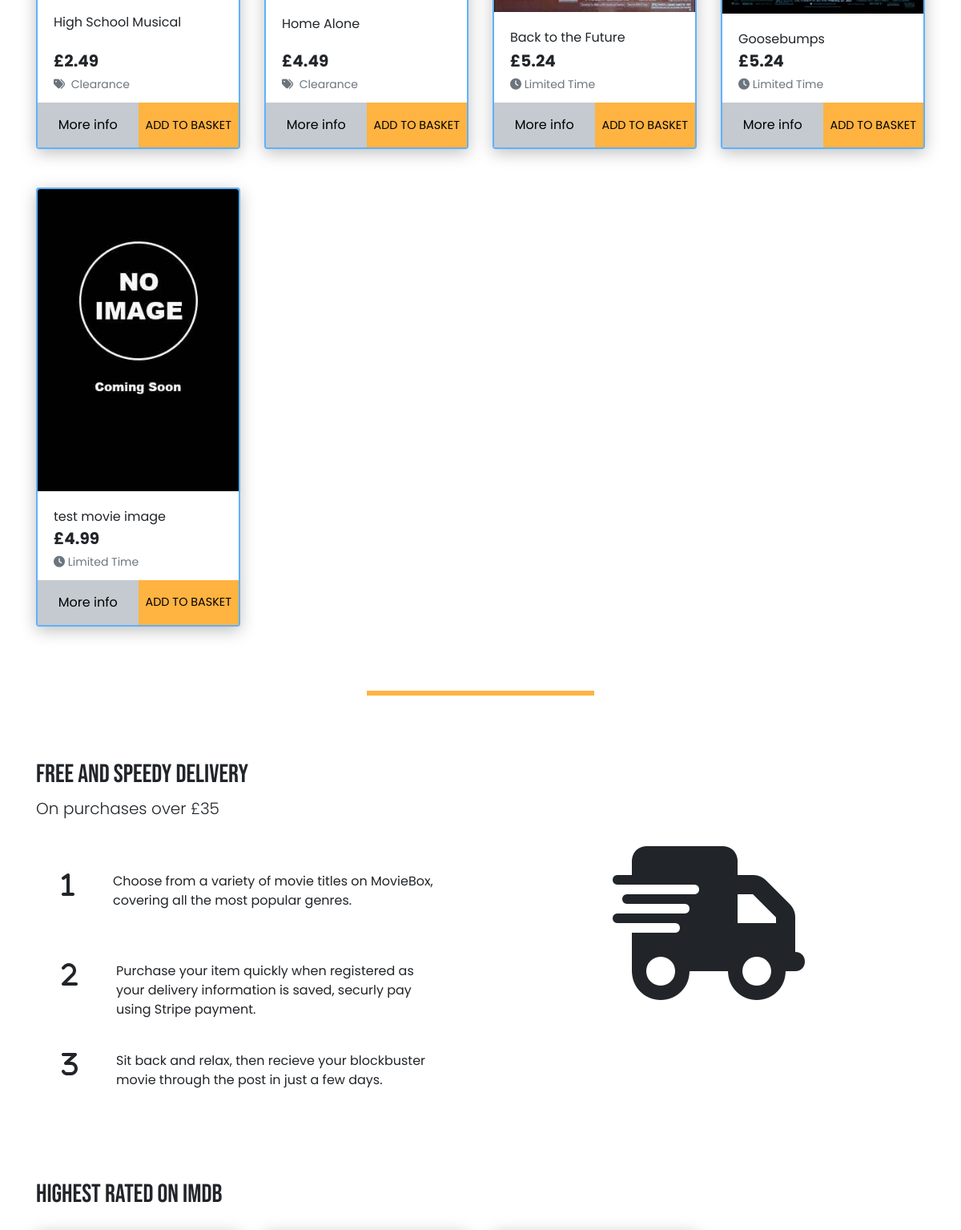
The app's page / (middle part), older data.
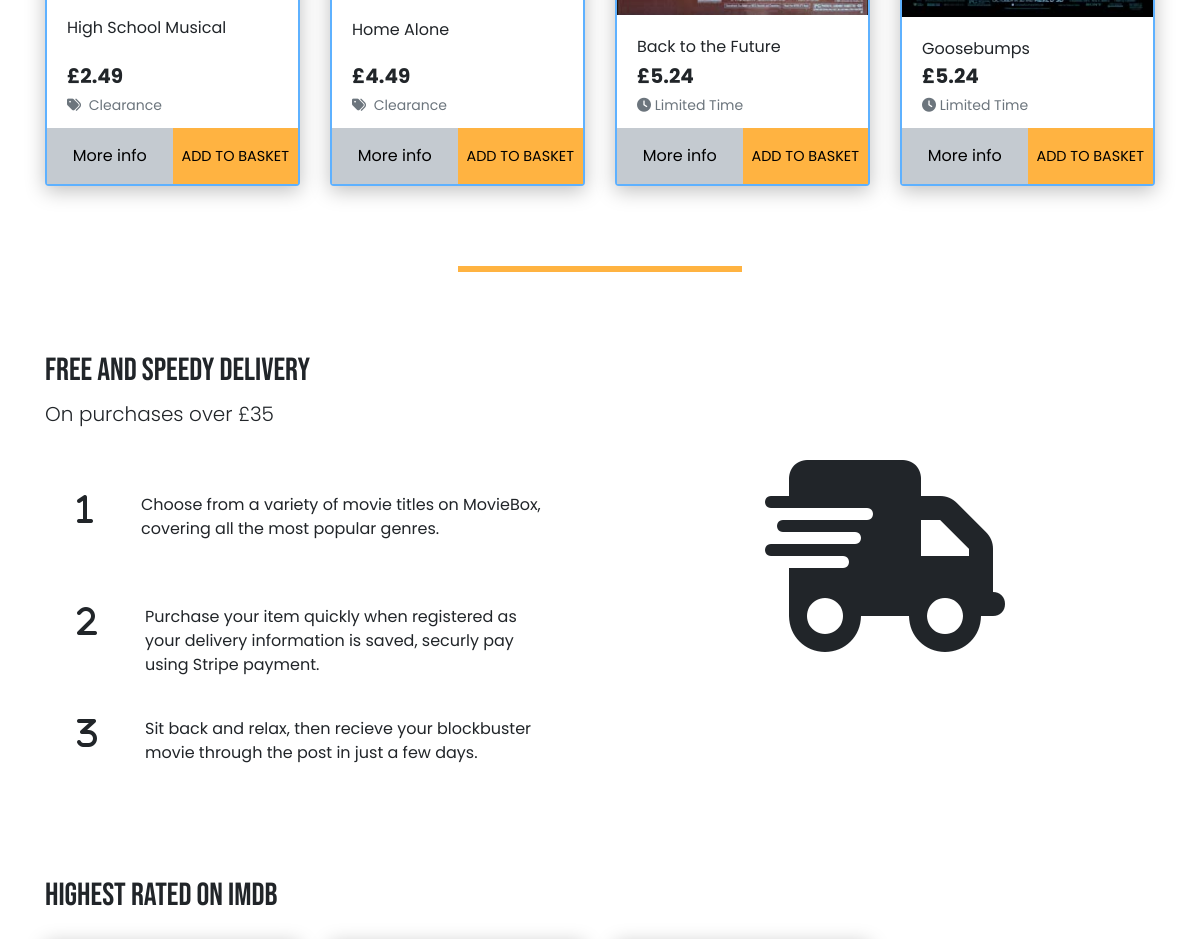
The same page, newer data.
### products/models.py (models this page shows, shortened)
class Product(models.Model):
    category = models.ForeignKey(
        'Category', null=True, blank=True, on_delete=models.SET_NULL)
    sku = models.CharField(max_length=254, null=True, blank=True)
    name = models.CharField(max_length=254)
    description = models.TextField()
    price = models.DecimalField(max_digits=6, decimal_places=2)
    actors = models.CharField(max_length=254, null=True, blank=True)
    grade_info = models.CharField(max_length=100, null=True, blank=True)
    format = models.CharField(max_length=50, null=True, blank=True)
    directed_by = models.CharField(max_length=254, null=True, blank=True)
    certificate = models.CharField(max_length=5, null=True, blank=True)
    no_discs = models.CharField(max_length=50, null=True, blank=True)
    duration = models.CharField(max_length=50, null=True, blank=True)
    imdbrating = models.DecimalField(
        max_digits=6, decimal_places=1, null=True, blank=True)
    image_url = models.URLField(max_length=1024, null=True, blank=True)
    image = models.ImageField(null=True, blank=True)

class Category(models.Model):
    class Meta:
        verbose_name_plural = 'Categories'
    name = models.CharField(max_length=254)
    friendly_name = models.CharField(max_length=254, null=True, blank=True)

### homepage/views.py (the view)
# urls.py: path('', views.all_products, name='homepage'),
def all_products(request):
    products = Product.objects.all()
    template = 'homepage/index.html'
    context = {
        'products': products,
    }
    return render(request, template, context)

### basket/contexts.py (called while the page is built, shortened)
def basket_contents(request):
    basket = request.session.get('basket', {})
    basket_items = []
    total = 0
    product_count = 0
    if total < settings.FREE_DELIVERY_THRESHOLD:
        delivery = total * Decimal(settings.STANDARD_DELIVERY_PERCENTAGE / 100)
        free_delivery_delta = settings.FREE_DELIVERY_THRESHOLD - total
    else:
        delivery = 0
        free_delivery_delta = 0
    grand_total = delivery + total
    context = {
        'basket_items': basket_items,
        'total': total,
        'product_count': product_count,
        'delivery': delivery,
        'free_delivery_delta': free_delivery_delta,
        'free_delivery_threshold': settings.FREE_DELIVERY_THRESHOLD,
        'grand_total': grand_total,
    }
    return context

### homepage/templates/homepage/index.html (shortened to what this page needs)
{% extends "base.html" %}
{% load static %}
{% block content %}
    <div class="container main-body">
        <div class="row">
            {% for product in products %}
                {% if product.category.name == "limited_time" %}
                    <div class="col-sm-6 col-md-6 col-lg-3 col-xl-3 mb-5">
                        {% include 'includes/page_sections/movie_cards.html' %}
                    </div>
                {% endif %}
                {% if product.category.name == "clearance" %}
                    <div class="col-sm-6 col-md-6 col-lg-3 col-xl-3 mb-5">
                        {% include 'includes/page_sections/movie_cards.html' %}
                    </div>
                {% endif %}
            {% endfor %}
        </div>
    </div>
    {% include 'includes/page_sections/introduction_section.html' %}
    <div class="container">
        <div class="row">
            <div class="col-md-12 mt-3 mb-3">
                <h2 class="">Highest rated on imdb</h2>
            </div>
        </div>
    </div>
{% endblock content %}

### templates/includes/page_sections/movie_cards.html (shortened to what this page needs)
<div class="card h-100 border-1">
    {% if product.image %}
    <a href="{% url 'product_details' product.id %}">
        <img class="product-card card-img-top img-fluid" src="{{ product.image.url }}" alt="{{ product.name }}">
    </a>
    {% else %}
    <a href="{% url 'product_details' product.id %}">
        <img class="product-card card-img-top img-fluid" src="{{ MEDIA_URL }}no_cover.jpg" alt="{{ product.name }}">
    </a>
    {% endif %}
    <div class="card-body pb-0">
        <p class="mb-0">{{ product.name }}</p>
    </div>
    <div class="card-footer bg-white pt-0 border-0 text-left">
        <div class="row">
            <div class="col">
                <p class="lead mb-0 text-left font-weight-bold">£{{ product.price }}</p>
                {% if product.category %}
                <p class="small mt-1 mb-0">
                    <a class="text-muted" href="{% url 'products' %}?category={{ product.category.name }}">
                    {% if product.category.name == "limited_time" %}
                        <i class="fas fa-clock"></i>
                    {% elif product.category.name == "clearance" %}
                        <i class="fas fa-tags mr-1"></i>
                    {% elif product.category.name == "new_arrivals" %}
                        <i class="fas fa-bullhorn"></i>
                    {% else %}
                        <i class="fas fa-video mr-1"></i>
                    {% endif %}
                        {{ product.category.friendly_name }}
                    </a>
                </p>
                {% endif %}
            </div>
        </div>
    </div>
    <div class="border-1 card-buttons">
        <div class="row" style="margin:0!important;" >
            <div class="col-12">
                <form class="" action="{% url 'add_to_the_basket' product.id %}" method="POST">
                    <div class="row">
                    <a class="col-6 details-link details-input" href="{% url 'product_details' product.id %}">
                        More info
                    </a>
                    <input type="submit" class="col-6  basket-link  basket-input text-uppercase"  value="Add to Basket">
                    </div>
                </form>
            </div>
        </div>
    </div>
</div>

Row changes from the older to the newer data that the page shows:
no longer on this page (row edited): Product: name "test movie image", price "4.99", category.friendly_name "Limited Time"
